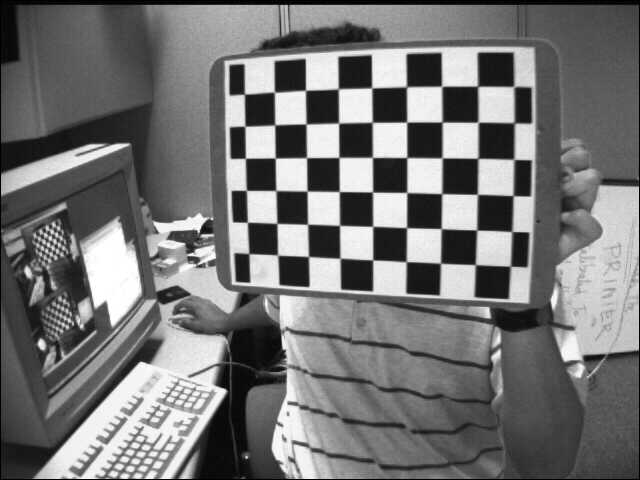
//> input picture data/left01.jpg, 640 x 480 px
$ ./ch_calibration   (built with g++ and OpenCV 4)
//> lines starting //> are read from the running program, lines starting //| are printed output that depends on the picture; after the words box and inside, x2 and y2 are one past the last pixel; in counts of white or black regions, pixels touching at a corner belong together
#include <iostream>
#include <sstream>
#include <string>
#include <ctime>
#include <cstdio>

#include <opencv2/core.hpp>
#include <opencv2/core/utility.hpp>
#include <opencv2/imgproc.hpp>
#include <opencv2/calib3d.hpp>
#include <opencv2/imgcodecs.hpp>
#include <opencv2/videoio.hpp>
#include <opencv2/highgui.hpp>

using namespace cv;
using namespace std;

#define IMG_NUM 5

static void calObjectPosition(Size boardSize, float squareSize, vector<Point3f>& corners);
double ch_cameraCalibration(String* imageName, int imageNum, Size boardSize, float squareSize,
	                        Mat& cameraMatrix, Mat& distCoeffs, Mat& map1, Mat& map2);
void ch_undistort(InputArray src, OutputArray dst, InputArray map1, InputArray map2);

int getPics();

void testCalibration()
{
	Size boardSize = Size(9, 6);
	float squareSize = 50.0f;

	String img_names[IMG_NUM] = { "F:/WorkSpace_OpenCV/data/left01.jpg" ,
								  "F:/WorkSpace_OpenCV/data/left02.jpg" ,
								  "F:/WorkSpace_OpenCV/data/left03.jpg" ,
								  "F:/WorkSpace_OpenCV/data/left04.jpg" ,
								  "F:/WorkSpace_OpenCV/data/left05.jpg" };


	Mat cameraMatrix;
	Mat distCoeffs;
	Mat map1, map2;
	ch_cameraCalibration(img_names, 4, boardSize, squareSize, cameraMatrix, distCoeffs, map1, map2);

	Mat v = imread(img_names[3]);
	Mat v1;
	ch_undistort(v, v1, map1, map2);
	imshow("distored", v1);
	waitKey(100);

	//PnP
	vector<Point3f> objPoints;
	calObjectPosition(boardSize, squareSize, objPoints);
	vector<Point2f> imgPoints;
	v = imread(img_names[0]);
	findChessboardCorners(v, boardSize, imgPoints, 0);
	Mat rvec, tvec;

	int t0, t1;
	double t;
	//Pnp
	t0 = getTickCount();
	solvePnP(objPoints, imgPoints, cameraMatrix, distCoeffs, rvec, tvec, 0, CV_ITERATIVE);
	t1 = getTickCount();
	t = ((double)(t1 - t0)) / getTickFrequency();
	cout << "iterative time: "<< t <<endl << "rvec\n" << rvec <<endl<< "tvec\n" << tvec << endl<<endl;

	t0 = getTickCount();
	solvePnP(objPoints, imgPoints, cameraMatrix, distCoeffs, rvec, tvec, 0, CV_EPNP);
	t1 = getTickCount();
	t = ((double)(t1 - t0)) / getTickFrequency();
	cout << "epnp time: " << t << endl << "rvec\n" << rvec << endl << "tvec\n" << tvec << endl<<endl;

	t0 = getTickCount();
	solvePnP(objPoints, imgPoints, cameraMatrix, distCoeffs, rvec, tvec, 0, CV_DLS);
	t1 = getTickCount();
	t = ((double)(t1 - t0)) / getTickFrequency();
	cout << "dls time: " << t << endl << "rvec\n" << rvec << endl << "tvec\n" << tvec << endl<<endl;

	waitKey();


}

// [57 lines left out: functions main, getPics, not called in this run]

double ch_cameraCalibration(String* imageName, int imageNum, Size boardSize, float squareSize, Mat& cameraMatrix, Mat& distCoeffs, Mat& map1, Mat& map2)
{
//> called with imageNum = 4, boardSize = Size(9, 6), squareSize = 50
	vector<vector<Point2f>> imagePoints;
	vector<Mat> views;

	//Collecting Points
	for (int i = 0; i < imageNum; i++)
	{
		vector<Point2f> pointBuf;
		Mat v;

		v = imread(imageName[i]);
//> v is the input picture: 480 rows x 640 cols, CV_8UC3; min 0, max 255, mean 116.6
		views.push_back(v);
		//Finding corners
		bool found;
		found = findChessboardCorners(v, boardSize, pointBuf, 0);
//> found = true; pointBuf = 54 Points (x, y), first 12: [244.4, 94.33], [274.6, 92.24], [305.5, 90.4], [338.4, 88.84], [371.6, 87.98], [406.8, 86.92], [441.6, 86.37], [477.6, 86.38], [514, 86.8], [245, 126.5], [275, 124.8], [306, 124]

		//Draw corners
		if (found)
		{
			Mat viewGray;
			cvtColor(v, viewGray, COLOR_BGR2GRAY);
			cornerSubPix(viewGray, pointBuf, Size(11, 11),
				Size(-1, -1), TermCriteria(TermCriteria::EPS + TermCriteria::COUNT, 30, 0.1));
//> pointBuf = 54 Points (x, y), first 12: [244.4, 94.14], [274.4, 92.21], [305.5, 90.31], [338.3, 88.8], [371.7, 87.88], [406.5, 86.71], [441.6, 86.25], [477.6, 86.22], [513.8, 86.53], [244.9, 126.2], [274.7, 124.9], [306.1, 124]
			imagePoints.push_back(pointBuf);
//> imagePoints = 1 point lists
			drawChessboardCorners(v, boardSize, Mat(pointBuf), found);
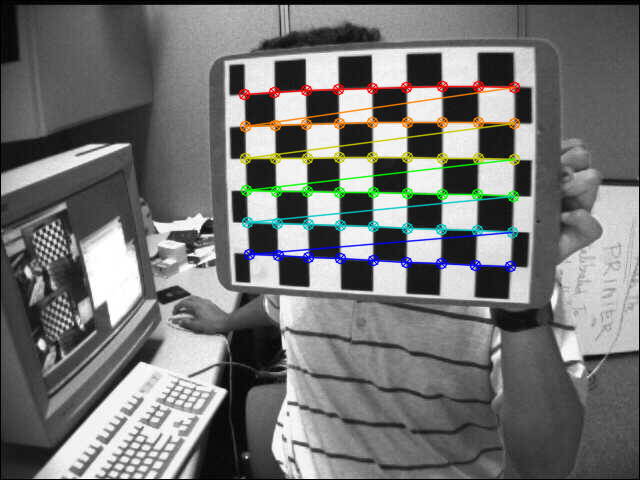
//> v: 480 rows x 640 cols, CV_8UC3; 4.21% of pixels changed, all inside (x1, y1, x2, y2) = (238, 80, 521, 273)
		}
		imshow("org", v);
		waitKey(50);
	}
//> pass 2 of the loop in ch_cameraCalibration, `for (int i = 0; i < imageNum; i++)`:
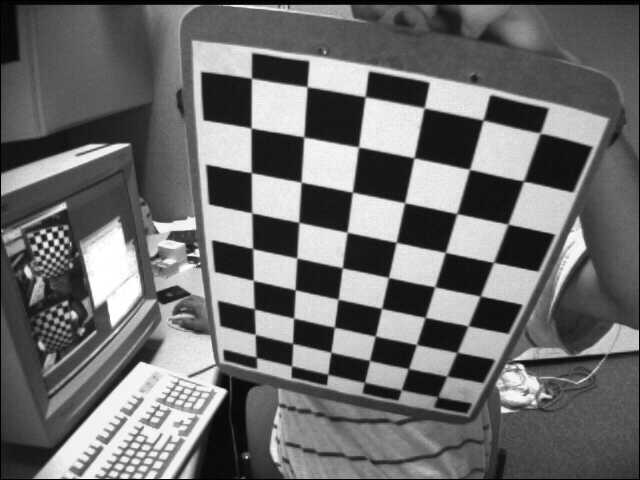
//> input picture data/left02.jpg, 640 x 480 px
//> in ch_cameraCalibration, v is the input picture: 480 rows x 640 cols, CV_8UC3; min 0, max 255, mean 109
//> in ch_cameraCalibration, `found = findChessboardCorners(v, boardSize, pointBuf, 0);`: pointBuf = 54 Points (x, y), first 12: [256.6, 357.4], [255.3, 334.5], [254.8, 309], [253.3, 280.1], [252.5, 248], [251.8, 212.8], [251.2, 172.4], [251.4, 128.3], [251.5, 78.36], [291.6, 366], [292.6, 343.4], [293.6, 318.2]
//> in ch_cameraCalibration, `cornerSubPix(viewGray, pointBuf, Size(11, 11), Size(-1, -1), TermCrite..`: pointBuf = 54 Points (x, y), first 12: [256.4, 362.3], [255.2, 334.4], [254.3, 308.9], [253.3, 280.4], [252.6, 248.6], [251.8, 212.8], [251.3, 172.7], [251.1, 128], [251.5, 78.19], [291, 369.2], [292.6, 343.4], [293.6, 318.1]
//> imagePoints = 2 point lists
//> in ch_cameraCalibration, `drawChessboardCorners(v, boardSize, Mat(pointBuf), found);`:
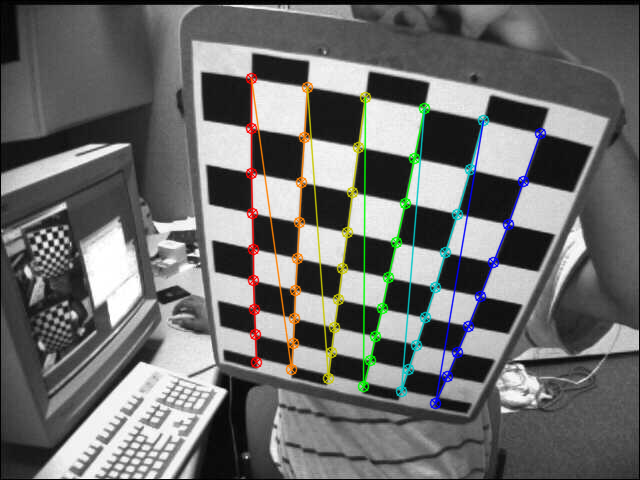
//> v: 480 rows x 640 cols, CV_8UC3; 4.44% of pixels changed, all inside (x1, y1, x2, y2) = (245, 72, 547, 410)
//> pass 3 of the loop in ch_cameraCalibration, `for (int i = 0; i < imageNum; i++)`:
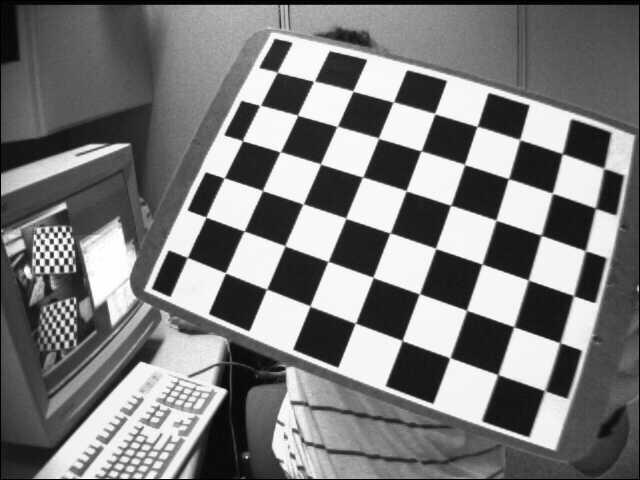
//> input picture data/left03.jpg, 640 x 480 px
//> in ch_cameraCalibration, v is the input picture: 480 rows x 640 cols, CV_8UC3; min 0, max 255, mean 122.9
//> in ch_cameraCalibration, `found = findChessboardCorners(v, boardSize, pointBuf, 0);`: pointBuf = 54 Points (x, y), first 12: [277.4, 72.53], [313.4, 81.56], [352.9, 91.05], [393.5, 101.8], [434.6, 113.5], [476.9, 126.7], [519.5, 139.5], [562.1, 154], [603.6, 168.5], [259.6, 105.7], [297.4, 115.1], [337.2, 126.4]
//> in ch_cameraCalibration, `cornerSubPix(viewGray, pointBuf, Size(11, 11), Size(-1, -1), TermCrite..`: pointBuf = 54 Points (x, y), first 12: [277.2, 72.2], [314, 81.25], [353, 91.03], [393.2, 102], [434.7, 113.6], [477.1, 126.4], [519.7, 139.6], [562.4, 153.6], [603.8, 168.3], [260, 105.4], [297.6, 115.2], [337.2, 126.3]
//> imagePoints = 3 point lists
//> in ch_cameraCalibration, `drawChessboardCorners(v, boardSize, Mat(pointBuf), found);`:
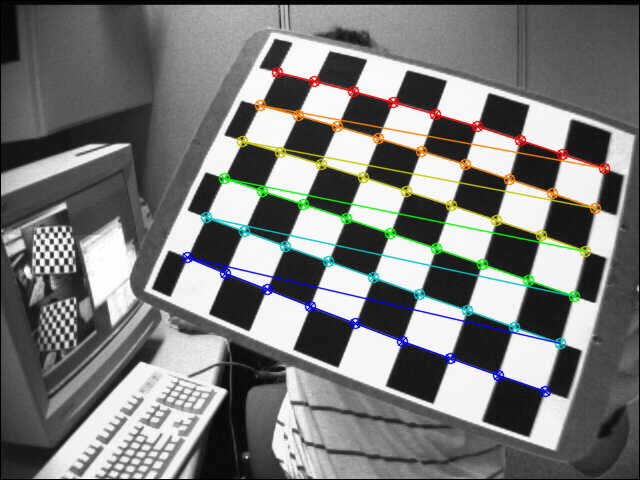
//> v: 480 rows x 640 cols, CV_8UC3; 5.14% of pixels changed, all inside (x1, y1, x2, y2) = (181, 66, 611, 398)
//> the loop made 4 passes; the first 3 are shown
	Size imageSize = views[0].size();

	vector<vector<Point3f>> objectPoints(1);
	calObjectPosition(boardSize, squareSize, objectPoints[0]);
	objectPoints.resize(imagePoints.size(), objectPoints[0]);

	//Call opencv function
	double rms;
	vector<Mat> rvecs, tvecs;
	rms = calibrateCamera(objectPoints, imagePoints, imageSize, cameraMatrix, distCoeffs, rvecs, tvecs);

	cout << "Camera Matrix:\n" << cameraMatrix << endl;

	Mat v2;

	//Undistored
	initUndistortRectifyMap(cameraMatrix, distCoeffs, Mat(),
		getOptimalNewCameraMatrix(cameraMatrix, distCoeffs, imageSize, 1, imageSize, 0), imageSize,
		CV_16SC2, map1, map2);

	for (int i = 0; i < imageNum; i++)
	{
		remap(views[i], v2, map1, map2, INTER_LINEAR);
		imshow("New View", v2);
		waitKey(50);
	}
//> this loop made 4 passes
//> pass 1, in ch_cameraCalibration, `imshow("New View", v2);`:
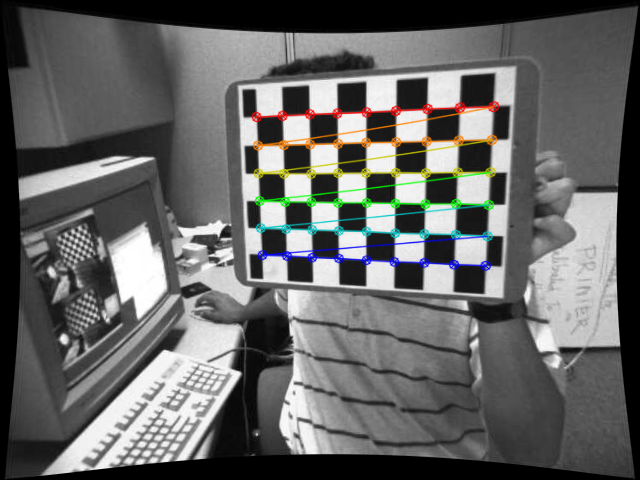
//> window 'New View': 480 rows x 640 cols, CV_8UC3; mean B, G, R 100.4, 101.4, 101
//> pass 2, in ch_cameraCalibration, `imshow("New View", v2);`:
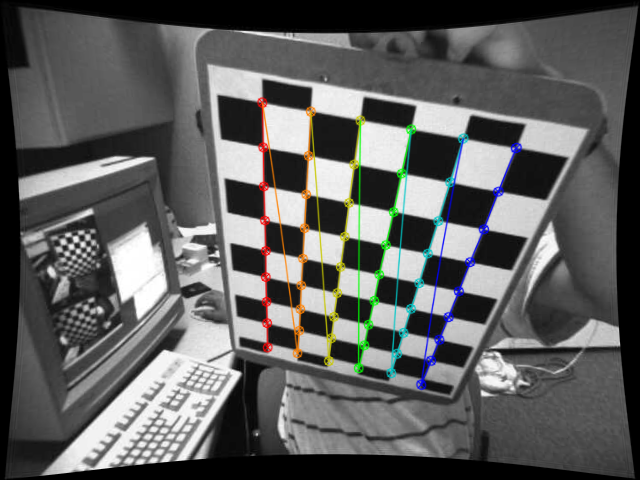
//> window 'New View': 480 rows x 640 cols, CV_8UC3; mean B, G, R 93.8, 94.7, 94.3

	return rms;
}

void ch_undistort(InputArray src, OutputArray dst, InputArray map1, InputArray map2)
{
	remap(src, dst, map1, map2, INTER_LINEAR);
}

static void calObjectPosition(Size boardSize, float squareSize, vector<Point3f>& corners)
{
	for (int i = 0; i < boardSize.height; i++)
		for (int j = 0; j < boardSize.width; j++)
			corners.push_back(Point3f(j*squareSize, i*squareSize, 0));
}

// added to run one function of the file
int main() { testCalibration(); }
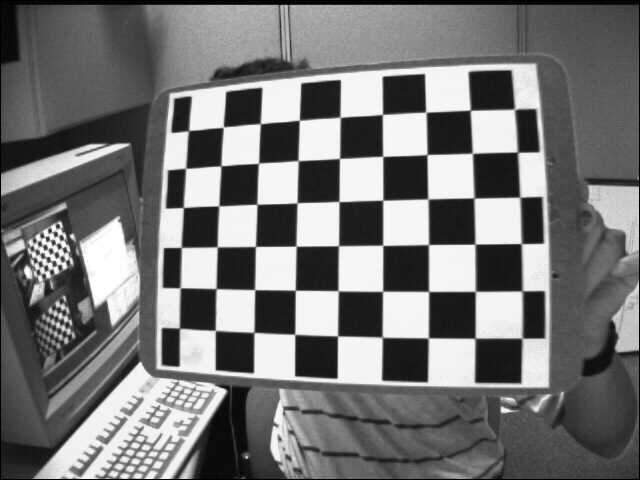
//> input picture data/left04.jpg, 640 x 480 px
//> in testCalibration, v is the input picture: 480 rows x 640 cols, CV_8UC3; min 0, max 255, mean 117.8
//> in testCalibration, `imshow("distored", v1);`:
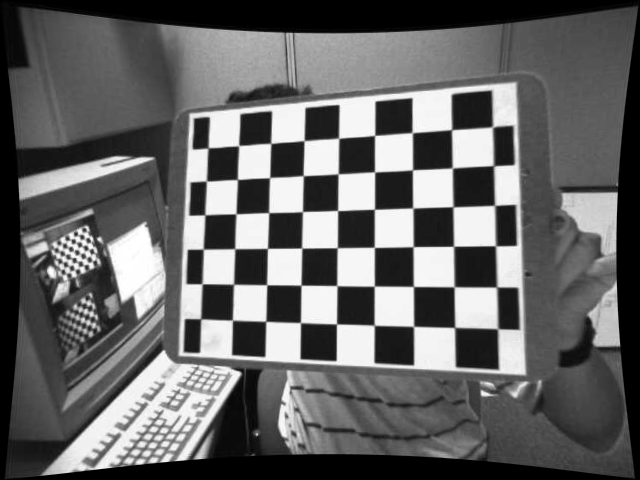
//> window 'distored': 480 rows x 640 cols, CV_8UC3; min 0, max 255, mean 101.7
//> in testCalibration, `findChessboardCorners(v, boardSize, imgPoints, 0);`: imgPoints = 54 Points (x, y), first 12: [244.4, 94.33], [274.6, 92.24], [305.5, 90.4], [338.4, 88.84], [371.6, 87.98], [406.8, 86.92], [441.6, 86.37], [477.6, 86.38], [514, 86.8], [245, 126.5], [275, 124.8], [306, 124]
